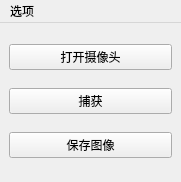
<?xml version="1.0" encoding="UTF-8"?>
<ui version="4.0">
 <class>MainWindow</class>
 <widget class="QMainWindow" name="MainWindow">
  <property name="geometry">
   <rect>
    <x>0</x>
    <y>0</y>
    <width>181</width>
    <height>182</height>
   </rect>
  </property>
  <property name="sizePolicy">
   <sizepolicy hsizetype="MinimumExpanding" vsizetype="MinimumExpanding">
    <horstretch>0</horstretch>
    <verstretch>0</verstretch>
   </sizepolicy>
  </property>
  <property name="windowTitle">
   <string>MainWindow</string>
  </property>
  <property name="documentMode">
   <bool>false</bool>
  </property>
  <widget class="QWidget" name="centralwidget">
   <property name="enabled">
    <bool>true</bool>
   </property>
   <property name="sizePolicy">
    <sizepolicy hsizetype="Maximum" vsizetype="Maximum">
     <horstretch>0</horstretch>
     <verstretch>0</verstretch>
    </sizepolicy>
   </property>
   <layout class="QHBoxLayout" name="horizontalLayout_2">
    <item>
     <layout class="QVBoxLayout" name="verticalLayout">
      <item>
       <widget class="QPushButton" name="op_button">
        <property name="text">
         <string>打开摄像头</string>
        </property>
       </widget>
      </item>
      <item>
       <widget class="QPushButton" name="cap_button">
        <property name="text">
         <string>捕获</string>
        </property>
       </widget>
      </item>
      <item>
       <widget class="QPushButton" name="save_button">
        <property name="text">
         <string>保存图像</string>
        </property>
       </widget>
      </item>
     </layout>
    </item>
   </layout>
  </widget>
  <widget class="QMenuBar" name="menuBar">
   <property name="geometry">
    <rect>
     <x>0</x>
     <y>0</y>
     <width>181</width>
     <height>22</height>
    </rect>
   </property>
   <widget class="QMenu" name="menu">
    <property name="title">
     <string>选项</string>
    </property>
    <addaction name="actionsave_image"/>
    <addaction name="actionexit"/>
   </widget>
   <addaction name="menu"/>
  </widget>
  <action name="actionsave_image">
   <property name="text">
    <string>save image</string>
   </property>
  </action>
  <action name="actionexit">
   <property name="text">
    <string>exit</string>
   </property>
  </action>
 </widget>
 <resources/>
 <connections/>
</ui>
